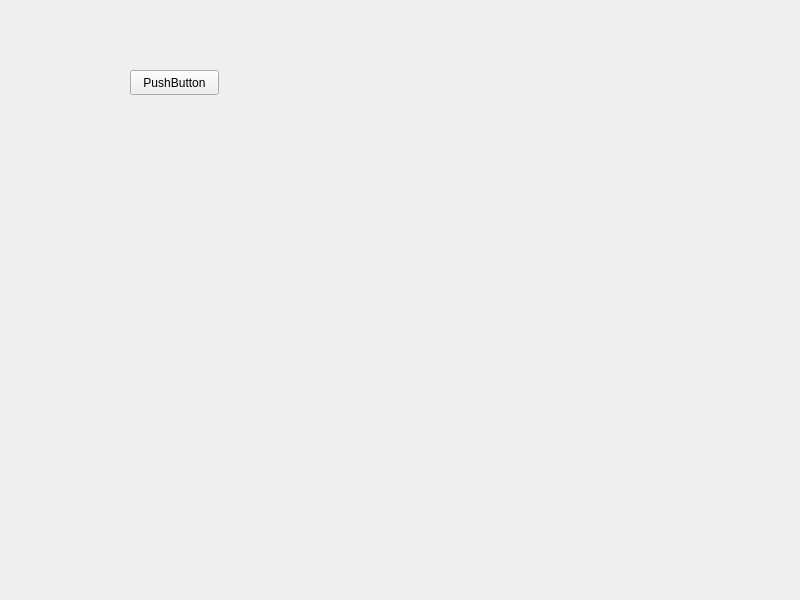
<?xml version="1.0" encoding="UTF-8"?>
<ui version="4.0">
 <class>MainWidget</class>
 <widget class="QWidget" name="MainWidget">
  <property name="geometry">
   <rect>
    <x>0</x>
    <y>0</y>
    <width>800</width>
    <height>600</height>
   </rect>
  </property>
  <property name="windowTitle">
   <string>MainWidget</string>
  </property>
  <widget class="QPushButton" name="pushButton">
   <property name="geometry">
    <rect>
     <x>130</x>
     <y>70</y>
     <width>89</width>
     <height>25</height>
    </rect>
   </property>
   <property name="text">
    <string>PushButton</string>
   </property>
  </widget>
 </widget>
 <resources/>
 <connections/>
</ui>
